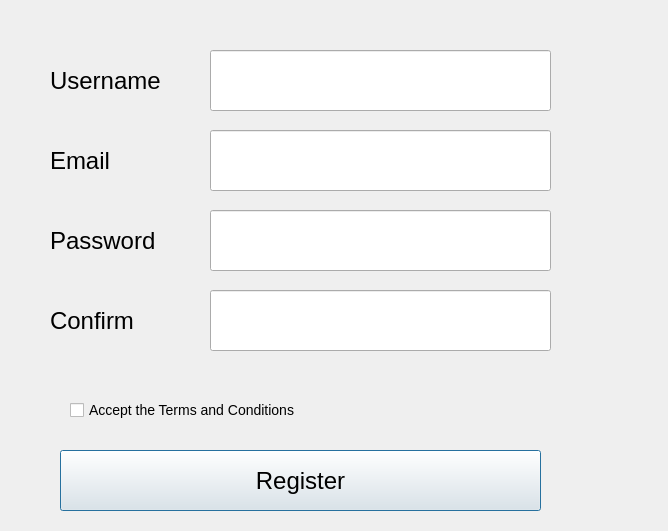
<?xml version="1.0" encoding="UTF-8"?>
<ui version="4.0">
 <class>Dialog_login</class>
 <widget class="QDialog" name="Dialog_login">
  <property name="geometry">
   <rect>
    <x>0</x>
    <y>0</y>
    <width>668</width>
    <height>531</height>
   </rect>
  </property>
  <property name="focusPolicy">
   <enum>Qt::ClickFocus</enum>
  </property>
  <property name="windowTitle">
   <string>Create account</string>
  </property>
  <property name="styleSheet">
   <string notr="true">
font-size:24px;
</string>
  </property>
  <widget class="QLabel" name="label">
   <property name="geometry">
    <rect>
     <x>50</x>
     <y>50</y>
     <width>121</width>
     <height>61</height>
    </rect>
   </property>
   <property name="autoFillBackground">
    <bool>false</bool>
   </property>
   <property name="styleSheet">
    <string notr="true">
font-size:24px;</string>
   </property>
   <property name="text">
    <string>Username</string>
   </property>
  </widget>
  <widget class="QLineEdit" name="lineEdit_Username">
   <property name="geometry">
    <rect>
     <x>210</x>
     <y>50</y>
     <width>341</width>
     <height>61</height>
    </rect>
   </property>
   <property name="styleSheet">
    <string notr="true"/>
   </property>
  </widget>
  <widget class="QLabel" name="label_2">
   <property name="geometry">
    <rect>
     <x>50</x>
     <y>210</y>
     <width>121</width>
     <height>61</height>
    </rect>
   </property>
   <property name="styleSheet">
    <string notr="true">
font-size:24px;</string>
   </property>
   <property name="text">
    <string>Password</string>
   </property>
  </widget>
  <widget class="QLineEdit" name="lineEdit_Email">
   <property name="geometry">
    <rect>
     <x>210</x>
     <y>130</y>
     <width>341</width>
     <height>61</height>
    </rect>
   </property>
   <property name="styleSheet">
    <string notr="true"/>
   </property>
  </widget>
  <widget class="QLabel" name="label_3">
   <property name="geometry">
    <rect>
     <x>50</x>
     <y>290</y>
     <width>121</width>
     <height>61</height>
    </rect>
   </property>
   <property name="styleSheet">
    <string notr="true">
font-size:24px;

</string>
   </property>
   <property name="text">
    <string>Confirm </string>
   </property>
  </widget>
  <widget class="QLabel" name="label_4">
   <property name="geometry">
    <rect>
     <x>50</x>
     <y>130</y>
     <width>121</width>
     <height>61</height>
    </rect>
   </property>
   <property name="text">
    <string>Email</string>
   </property>
  </widget>
  <widget class="QLineEdit" name="lineEdit_Cpass">
   <property name="geometry">
    <rect>
     <x>210</x>
     <y>290</y>
     <width>341</width>
     <height>61</height>
    </rect>
   </property>
   <property name="styleSheet">
    <string notr="true"/>
   </property>
   <property name="echoMode">
    <enum>QLineEdit::Password</enum>
   </property>
  </widget>
  <widget class="QLineEdit" name="lineEdit_pass">
   <property name="geometry">
    <rect>
     <x>210</x>
     <y>210</y>
     <width>341</width>
     <height>61</height>
    </rect>
   </property>
   <property name="styleSheet">
    <string notr="true"/>
   </property>
   <property name="echoMode">
    <enum>QLineEdit::Password</enum>
   </property>
  </widget>
  <widget class="QPushButton" name="pushButton">
   <property name="geometry">
    <rect>
     <x>60</x>
     <y>450</y>
     <width>481</width>
     <height>61</height>
    </rect>
   </property>
   <property name="text">
    <string>Register</string>
   </property>
  </widget>
  <widget class="QCheckBox" name="checkBox">
   <property name="geometry">
    <rect>
     <x>70</x>
     <y>400</y>
     <width>501</width>
     <height>20</height>
    </rect>
   </property>
   <property name="styleSheet">
    <string notr="true">font-size : 14px;</string>
   </property>
   <property name="text">
    <string>Accept the Terms and Conditions</string>
   </property>
  </widget>
 </widget>
 <resources/>
 <connections/>
</ui>
